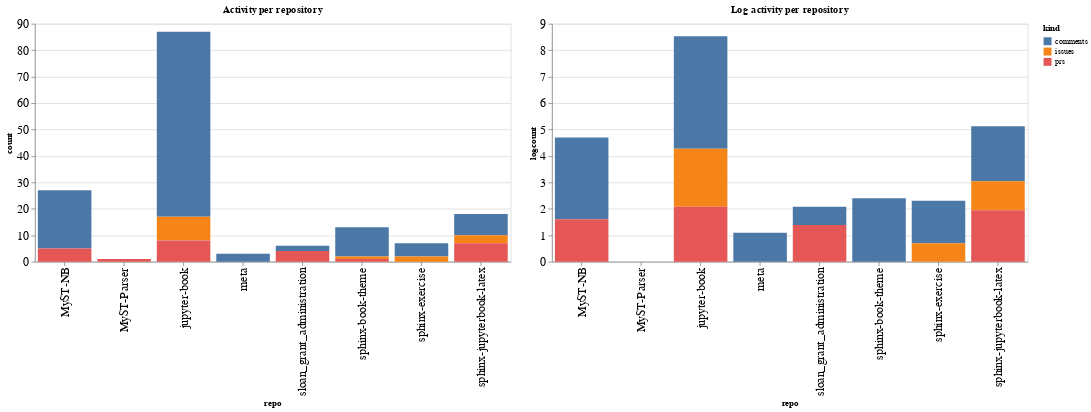

Notebook code for this chart:
### Code cell
ch1 = alt.Chart(repo_summaries, width=600, title="Activity per repository").mark_bar().encode(
    x='repo',
    y='count',
    color='kind',
    tooltip="kind"
)

ch2 = alt.Chart(repo_summaries, width=600, title="Log activity per repository").mark_bar().encode(
    x='repo',
    y='logcount',
    color='kind',
    tooltip="kind"
)

ch1 | ch2

### Figure 1 — Vega-Lite specification as saved in the notebook (floating-point values rounded to 4 significant figures)
{"config": {"axisLeft": {"labelFontSize": 15}, "axisBottom": {"labelFontSize": 15}}, "hconcat": [{"mark": "bar", "encoding": {"color": {"type": "nominal", "field": "kind"}, "tooltip": {"type": "nominal", "field": "kind"}, "x": {"type": "nominal", "field": "repo"}, "y": {"type": "quantitative", "field": "count"}}, "title": "Activity per repository", "width": 600}, {"mark": "bar", "encoding": {"color": {"type": "nominal", "field": "kind"}, "tooltip": {"type": "nominal", "field": "kind"}, "x": {"type": "nominal", "field": "repo"}, "y": {"type": "quantitative", "field": "logcount"}}, "title": "Log activity per repository", "width": 600}], "data": {"name": "data-46832bde6b38059cc25317acfab06a51"}, "$schema": "https://vega.github.io/schema/vega-lite/v4.8.1.json", "datasets": {"data-46832bde6b38059cc25317acfab06a51": [{"repo": "MyST-NB", "kind": "comments", "count": 22, "logcount": 3.091}, {"repo": "MyST-NB", "kind": "prs", "count": 5, "logcount": 1.609}, {"repo": "MyST-Parser", "kind": "prs", "count": 1, "logcount": 0.0}, {"repo": "jupyter-book", "kind": "comments", "count": 70, "logcount": 4.248}, {"repo": "jupyter-book", "kind": "issues", "count": 9, "logcount": 2.197}, {"repo": "jupyter-book", "kind": "prs", "count": 8, "logcount": 2.079}, {"repo": "meta", "kind": "comments", "count": 3, "logcount": 1.099}, {"repo": "sloan_grant_administration", "kind": "comments", "count": 2, "logcount": 0.6931}, {"repo": "sloan_grant_administration", "kind": "prs", "count": 4, "logcount": 1.386}, {"repo": "sphinx-book-theme", "kind": "comments", "count": 11, "logcount": 2.398}, {"repo": "sphinx-book-theme", "kind": "issues", "count": 1, "logcount": 0.0}, {"repo": "sphinx-book-theme", "kind": "prs", "count": 1, "logcount": 0.0}, {"repo": "sphinx-exercise", "kind": "comments", "count": 5, "logcount": 1.609}, {"repo": "sphinx-exercise", "kind": "issues", "count": 2, "logcount": 0.6931}, {"repo": "sphinx-jupyterbook-latex", "kind": "comments", "count": 8, "logcount": 2.079}, {"repo": "sphinx-jupyterbook-latex", "kind": "issues", "count": 3, "logcount": 1.099}, {"repo": "sphinx-jupyterbook-latex", "kind": "prs", "count": 7, "logcount": 1.946}]}}
